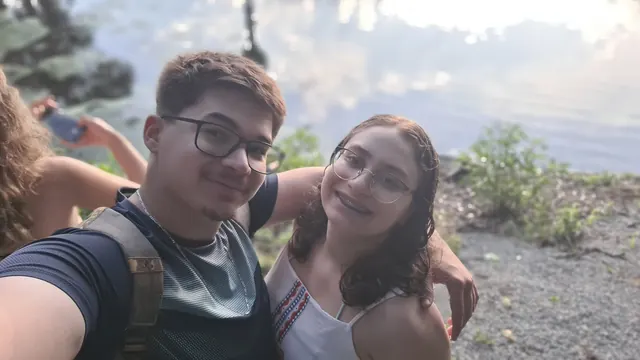
#> input picture TresAnos/assets/amore/20241102_170313-thumb.webp, 640 x 360 px; its folder holds only this picture in this run
$ python review-amore.py --output out.png
#> lines starting #> are read from the running program, lines starting #| are printed output that depends on the picture
"""Local-only visual inventory. Contact sheets must be written outside the site."""
import argparse
import hashlib
import io
import json
import subprocess
from pathlib import Path
from PIL import Image, ImageDraw, ImageOps

parser = argparse.ArgumentParser()
parser.add_argument('--output', type=Path, required=True)
args = parser.parse_args()
root = Path(__file__).resolve().parent.parent
source = root / 'TresAnos' / 'Amore'
original = root / 'MusicasEFlores' / 'Spotfy' / 'Imagens' / 'MeuAmor'
args.output.mkdir(parents=True, exist_ok=True)
inventory = []
tiles = []
for path in sorted(source.iterdir()):
    if not path.is_file():
        continue
    old = original / path.name
    duplicate = old.exists() and hashlib.sha256(path.read_bytes()).digest() == hashlib.sha256(old.read_bytes()).digest()
    video = path.suffix.lower() == '.mp4'
    info = {'file': path.name, 'duplicate': duplicate, 'bytes': path.stat().st_size, 'type': 'video' if video else 'image'}
    try:
        if video or path.suffix.lower() == '.heic':
            probe = subprocess.run(['ffprobe', '-v', 'error', '-show_entries', 'stream=codec_type,codec_name,width,height:format=duration', '-of', 'json', str(path)], capture_output=True, check=True)
            metadata = json.loads(probe.stdout)
            streams = [stream for stream in metadata['streams'] if stream.get('codec_type') == 'video']
            info['streams'] = streams
            duration = float(metadata.get('format', {}).get('duration', 0))
            info['duration'] = duration
            frames = []
            moments = [duration * .15, duration * .5, duration * .8] if video else [0]
            for moment in moments:
                command = ['ffmpeg', '-v', 'error']
                if video:
                    command += ['-ss', str(round(moment, 3))]
                command += ['-i', str(path), '-frames:v', '1', '-vf', 'scale=380:380:force_original_aspect_ratio=decrease', '-f', 'image2pipe', '-vcodec', 'png', '-threads', '1', 'pipe:1']
                frame = subprocess.run(command, capture_output=True, check=True)
                frames.append(Image.open(io.BytesIO(frame.stdout)).convert('RGB'))
            image = frames[0]
        else:
            image = ImageOps.exif_transpose(Image.open(path)).convert('RGB')
#> image is the input picture: PIL image 640x360 RGB; mean R, G, B 147.1, 143, 144.6
            frames = [image]
        info['width'], info['height'] = image.size
        if video:
            tile = Image.new('RGB', (570, 266), '#eee9df')
            draw = ImageDraw.Draw(tile)
            for index, frame in enumerate(frames):
                frame = ImageOps.contain(frame, (186, 220))
                tile.paste(frame, (index * 190 + (186 - frame.width) // 2, (220 - frame.height) // 2))
            draw.text((8, 231), path.name, fill='#302c27')
            draw.text((8, 248), f'{duration:.1f}s / {"duplicate" if duplicate else "NEW"}', fill='#793844')
        else:
            tile = Image.new('RGB', (250, 320), '#eee9df')
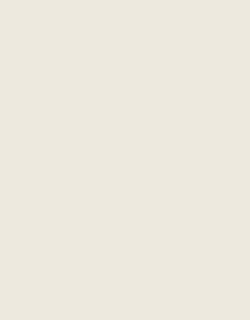
#> tile: PIL image 250x320 RGB; mean R, G, B 238, 233, 223
            image = ImageOps.contain(image, (238, 274))
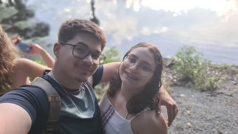
#> image: PIL image 238x134 RGB; mean R, G, B 147.1, 143, 144.6
            tile.paste(image, ((250 - image.width) // 2, (274 - image.height) // 2))
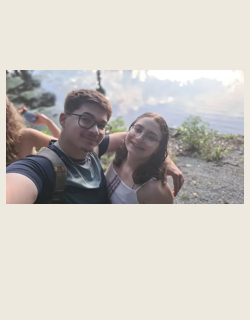
#> tile: PIL image 250x320 RGB; mean R, G, B 201.8, 197.1, 191.7
            draw = ImageDraw.Draw(tile)
            draw.text((6, 281), path.name[:36], fill='#302c27')
            draw.text((6, 300), 'same as original' if duplicate else 'NEW', fill='#793844')
        tiles.append((video, tile))
    except Exception as error:
        info['error'] = str(error)
    inventory.append(info)

for video, columns, per_page, width, height in [(False, 4, 16, 250, 320), (True, 2, 8, 570, 266)]:
    group = [tile for is_video, tile in tiles if is_video == video]
    for offset in range(0, len(group), per_page):
        page = group[offset:offset + per_page]
        rows = (len(page) + columns - 1) // columns
        sheet = Image.new('RGB', (columns * width, rows * height), '#eee9df')
        for index, tile in enumerate(page):
            sheet.paste(tile, ((index % columns) * width, (index // columns) * height))
        target = args.output / f'{"videos" if video else "photos"}-{offset // per_page + 1}.jpg'
        sheet.save(target, quality=88)
        print(target)
#> this loop made 2 passes
#> pass 1, `sheet.save(target, quality=88)`:
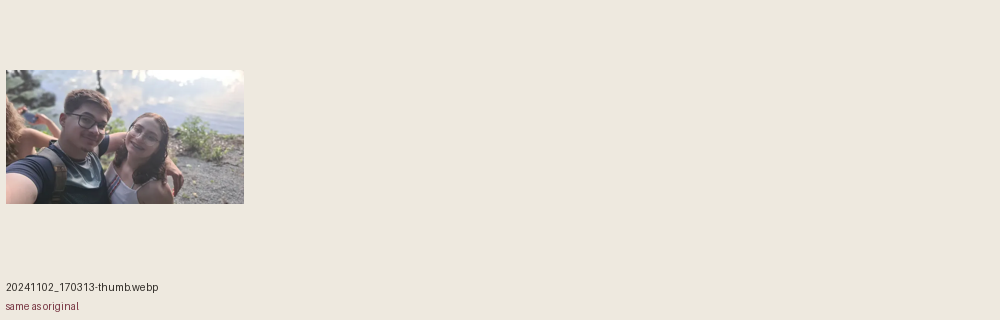
#> saved as photos-1.jpg: PIL image 1000x320 RGB; mean R, G, B 228.7, 223.7, 214.9
(args.output / 'inventory.json').write_text(json.dumps(inventory, ensure_ascii=False, indent=2), encoding='utf-8')
print(json.dumps({'files': len(inventory), 'duplicates': sum(item['duplicate'] for item in inventory), 'errors': [item for item in inventory if 'error' in item]}, ensure_ascii=False))
#| {"files": 1, "duplicates": 1, "errors": []}

$ run again, on TresAnos/assets/amore/20250608_001615-thumb.webp
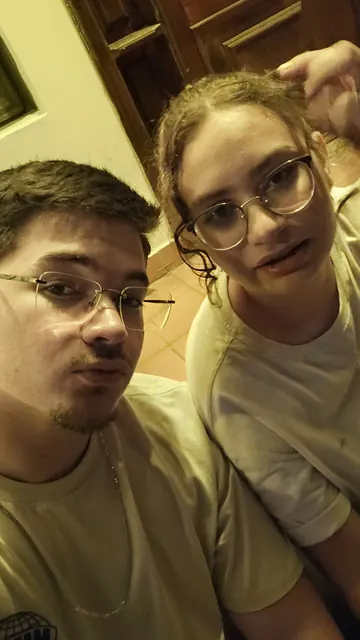
#> input picture TresAnos/assets/amore/20250608_001615-thumb.webp, 360 x 640 px
#> image is the input picture: PIL image 360x640 RGB; mean R, G, B 112.7, 92.2, 54.2
#> image: PIL image 154x274 RGB
#> `tile.paste(image, ((250 - image.width) // 2, (274 - image.height) // 2))`:
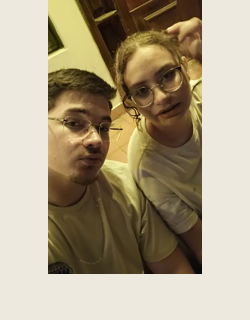
#> tile: PIL image 250x320 RGB; mean R, G, B 171.9, 158.8, 134
#> the loop `for video, columns, per_page, width, height in [(False, 4, 16, 250, 32..` made 2 passes
#> pass 1, `sheet.save(target, quality=88)`:
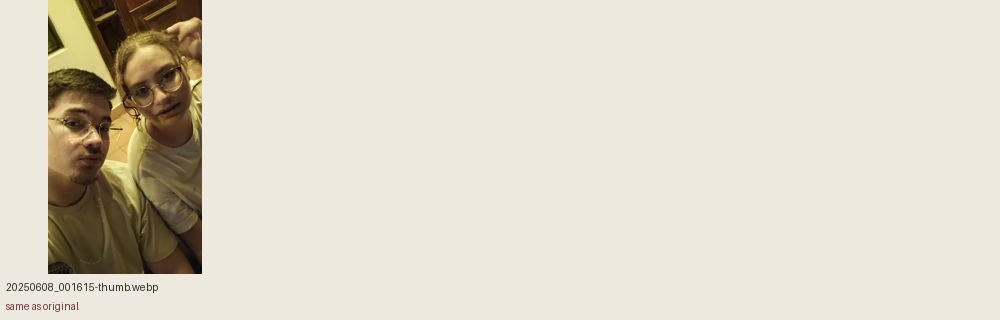
#> saved as photos-1.jpg: PIL image 1000x320 RGB; mean R, G, B 221.2, 214.1, 200.5
#| {"files": 1, "duplicates": 1, "errors": []}

$ run again, on TresAnos/assets/amore/20250614_224016-thumb.webp
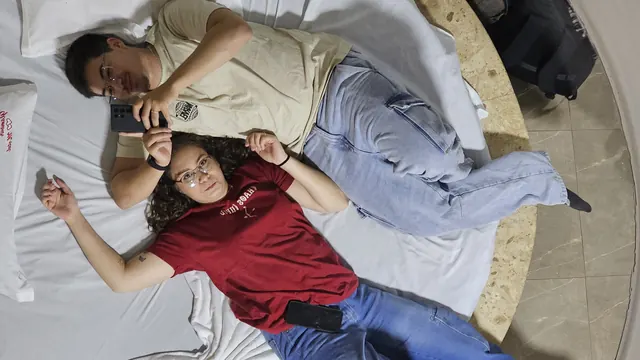
#> input picture TresAnos/assets/amore/20250614_224016-thumb.webp, 640 x 360 px
#> image is the input picture: PIL image 640x360 RGB; mean R, G, B 141.6, 132.8, 131.8
#> image: PIL image 238x134 RGB
#> `tile.paste(image, ((250 - image.width) // 2, (274 - image.height) // 2))`:
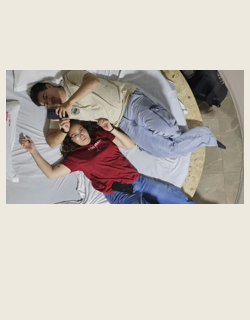
#> tile: PIL image 250x320 RGB; mean R, G, B 199.6, 193.1, 186.6
#> the loop `for video, columns, per_page, width, height in [(False, 4, 16, 250, 32..` made 2 passes
#> pass 1, `sheet.save(target, quality=88)`:
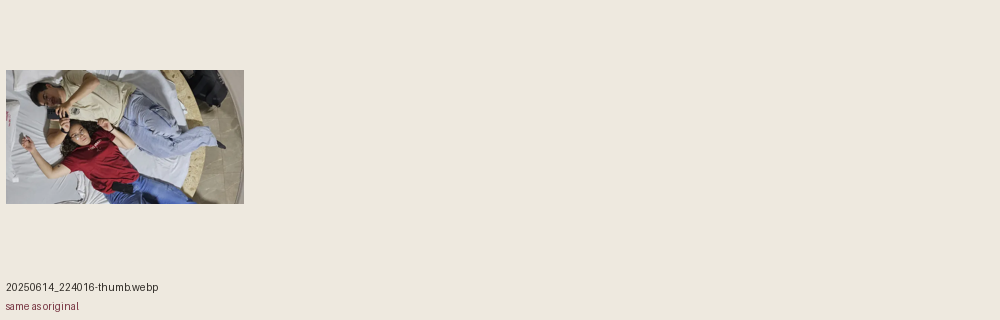
#> saved as photos-1.jpg: PIL image 1000x320 RGB; mean R, G, B 228.1, 222.7, 213.6
#| {"files": 1, "duplicates": 1, "errors": []}
